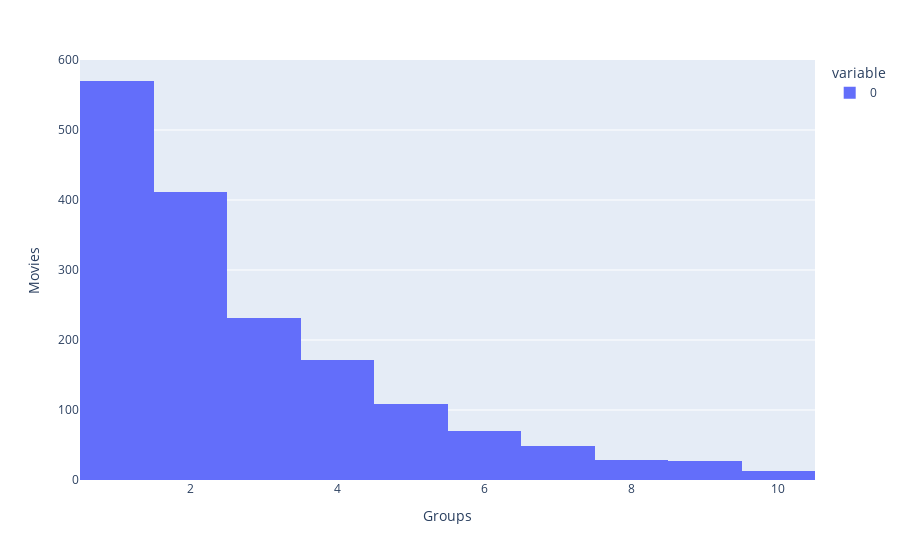

The code cell stored with this chart in its notebook:
### Code cell
import plotly.express as px

fig = px.histogram(list(dataset["movies_groups"].values()))
fig.update_layout(
    xaxis_title = "Groups",
    yaxis_title = "Movies",
)
fig.show()

### Figure 1 — Plotly figure (JSON) as saved in the notebook; plotly's stock layout.template omitted (floating-point values rounded to 4 significant figures; data arrays with more than 128 entries replaced by an {"elided": "..."} marker saying what was removed)
{"data": [{"alignmentgroup": "True", "bingroup": "x", "hovertemplate": "variable=0<br>value=%{x}<br>count=%{y}<extra></extra>", "legendgroup": "0", "marker": {"color": "#636efa", "pattern": {"shape": ""}}, "name": "0", "offsetgroup": "0", "orientation": "v", "showlegend": true, "type": "histogram", "x": {"elided": "1682 int values"}, "xaxis": "x", "yaxis": "y"}], "layout": {"barmode": "relative", "legend": {"title": {"text": "variable"}, "tracegroupgap": 0}, "margin": {"t": 60}, "xaxis": {"anchor": "y", "domain": [0, 1], "title": {"text": "Groups"}}, "yaxis": {"anchor": "x", "domain": [0, 1], "title": {"text": "Movies"}}}}
